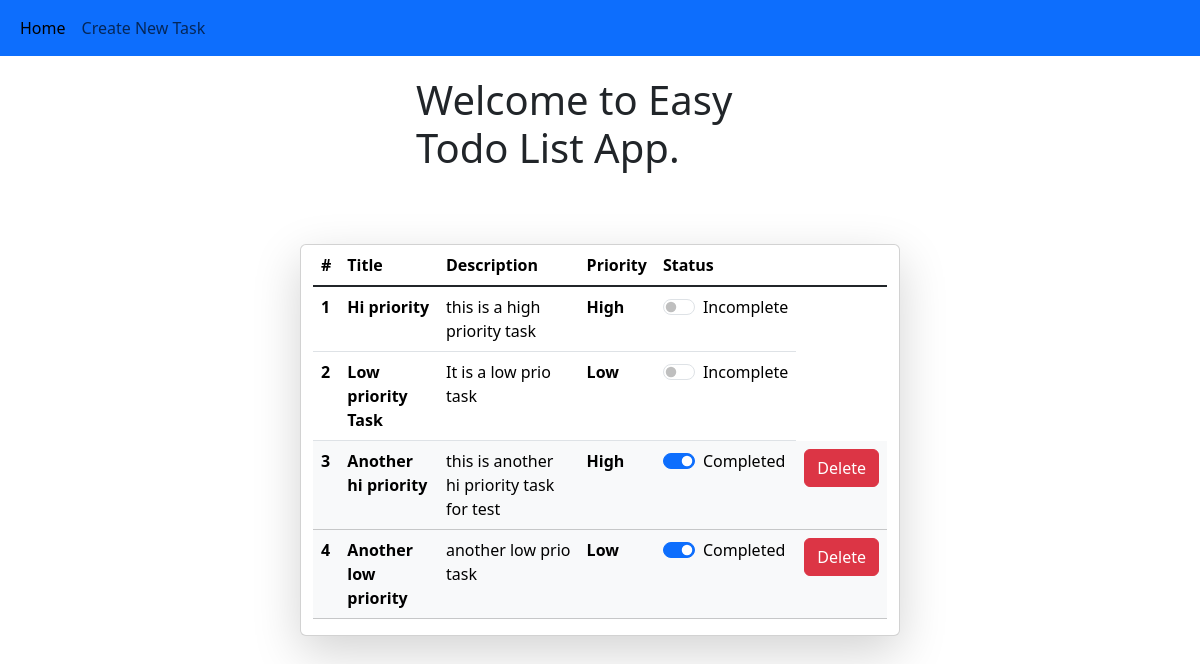
Before: /todo_app/ with the older database file.
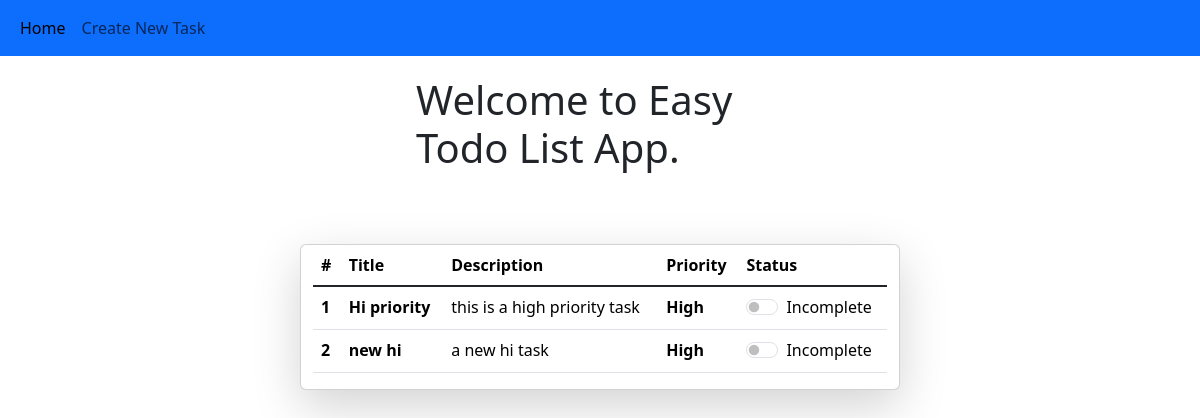
After: the same page with the newer database file.
### todo_app/models.py (models this page shows, shortened)
class Task(models.Model):
    PRIORITY = [
        (0, "Null"),
        (1, "High"),
        (2, "Medium"),
        (3, "Low")
    ]
    COMPLETION_CHOICES = [
        (True, "Completed"),
        (False, "Incomplete")
    ]
    title = models.CharField(max_length=50)
    description = models.TextField()
    priority = models.IntegerField(choices=PRIORITY, default=0)
    created_at = models.DateTimeField(auto_now_add=True)
    status = models.BooleanField(choices=COMPLETION_CHOICES, default=False)
    deadline = models.DateTimeField(blank=True, null=True)
    is_delete = models.BooleanField(default=False)
    objects = TaskManager()
    admin_objects = models.Manager()
    class Meta:
        verbose_name = 'Task'
        ordering = ['status', 'priority', 'created_at']

### todo_app/views.py (the view)
# urls.py: path('', views.index, name='home'),
def index(request):
    queryset = Task.objects.all()
    context = {'queryset': queryset}
    return render(request, 'todo_app/home.html', context)

### todo_app/models.py (called while the page is built)
    def get_queryset(self):
        return super().get_queryset().filter(is_delete=False)

### templates/todo_app/home.html (shortened to what this page needs)
{% extends 'base.html' %}
{% block content %}
<div class="container p-3 col-md-4 mt-1">
  <h1>
    Welcome to Easy Todo List App.
  </h1>
</div>
<br>
<br>
{% if queryset %}
<div class="container card col-md-6 shadow-lg">
  <table class="table">
    <thead>
      <tr>
        <th scope="col">#</th>
        <th scope="col">Title</th>
        <th scope="col">Description</th>
        <th scope="col">Priority</th>
        <th scope="col">Status</th>
      </tr>
    </thead>
    <tbody class="table-group-divider">
      {% for query in queryset %}
      <tr {% if query.status %} class="table-light" {% endif %}>
        <th scope="row">{{ forloop.counter }}</th>
        <td class="fw-bold">{{ query.title }}</td>
        <td>{{query.description}}</td>
        <td class="fw-bold">{{ query.get_priority_display }}</td>
        <td>
          <form method="post" action="{% url 'update-task' query.id %}">
            <div class="form-check form-switch">
              <input class="form-check-input" type="checkbox" role="switch" name="status" {% if query.status %} checked
                {% endif %} onchange="this.form.submit();">
              <label class="form-check-label">{{ query.get_status_display }}</label>
            </div>
          </form>
        </td>
        {% if query.status%}
        <td>
          <form method="post" action="{% url 'delete-task' query.id %}">
            <input type="submit" value="Delete" class="btn btn-primary btn-danger">
          </form>
        </td>
        {% endif %}
      </tr>
      {% endfor %}
    </tbody>
  </table>
</div>
{% endif %}
{% endblock %}

Changed rows visible on the page:
no longer on this page (row edited): Task: title "Low priority Task", description "It is a low prio task", priority "Low", status "Incomplete"
no longer on this page (row edited): Task: title "Another hi priority", description "this is another hi priority task for test", priority "High", status "☑", status "Completed"
no longer on this page (row edited): Task: title "Another low priority", description "another low prio task", priority "Low", status "☑", status "Completed"
added Task: title "new hi", description "a new hi task", priority "High", status "Incomplete"
